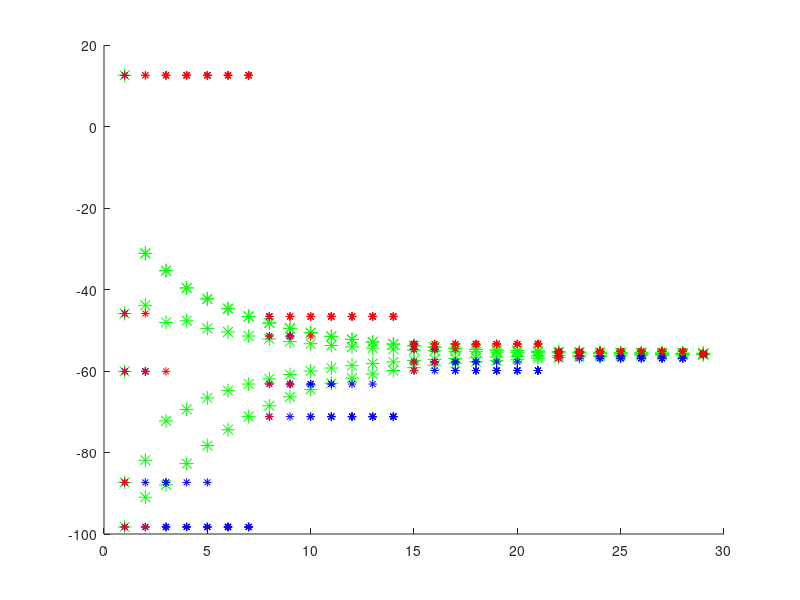

The MATLAB script that drew this image:
% Trying to figure out Distributed Average Consensus Convergance

%%
clc; close all; clear all;
% 1 Dimensional

%Made up Laplacian for connectivity
length = 5;
L = [3, -1, -1, -1, 0;
    -1, 2, 0, 0, -1;
    -1, 0, 2, -1, 0;
    -1, 0, -1, 2, 0;
    0, -1, 0, 0, 1];


epsilon = 1 /3;     % From made up graph
eye(length)
epsilon*L
P = eye(length) - epsilon*L;

%initialize state vector

randMax = 100
randMin = -100
x = zeros(length,1);
for i = 1:length
    r = randMin + (randMax - randMin) .* rand(1);
    x(i,1) = r;
end

%initialize z and y
x;
z = x;
y = x;

D = 3; % Longest shortest path (from 5 to 3)

tolerance = 1;

a_bar = zeros(100,1);
a = zeros(100,1);
B = zeros(100,1);
hold on
% Time steps
for k = 1:1000
    plot(k,x(:,k),'*-','Color','green','MarkerSize', 10)
    plot(k,y(:,k),'*-','Color','blue')
    plot(k,z(:,k),'*-','Color','red')

    %AP (Regular Consensus)
    x(:,k+1) = P*x(:,k);             

    %MXP (Max Protocol)
    for r = 1:length  %Each node
        neighborList = [];
        for n = 1:length %Each neighbor
            if L(r,n) == -1
                neighborList = [neighborList, z(n,k)];
            end
        end
        maximum = max(neighborList);
        z(r,k+1) = maximum;
    end

    %MNP (Min)
     for r = 1:length  %Each node
        neighborList = [];
        for n = 1:length %Each neighbor
            if L(r,n) == -1
                neighborList = [neighborList, y(n,k)];
            end
        end
        minimum= min(neighborList);
        y(r,k+1) = minimum;
    end






    if (mod(k,(D*2+1)) == 0)        %Updates the known max and min
        z(:,k+1) = x (:,k);
        y(:,k+1) = x(:,k);
    elseif k > D*2
        y
        z
        localMax = z(1,k+1)
        localMin = y(1,k+1)
        range = localMax - localMin
        tolerance
        if range < tolerance
            return
        end
    end
    
end




%Notes

%If it converges too fast (tolerance is 5) then the nodes don't have enough
%time to distibute the max and min before they crash into each other


% If tolerance is small they don't know that they've converged for a while
% (because it only checks at the beginning of the line) after they distribute the
% max and the min

% The algorithm right now only checks if they are within the bubble, would
% have to find a way to change it so that they arent within it

%Maybe have MXP and MNP checks happen more frequently than regular
%consensus so that checks can happen more frequently